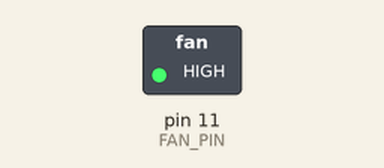
This sketch was run on a simulated Arduino Uno, built with avr-gcc and run on an emulated ATmega328P. Parts: switched loads named in the sketch (green lamp = pin HIGH).

Above: at 1.5 s.
At 4.5 s:
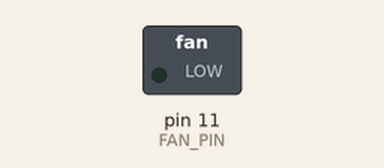
Timing chart, 0 to 7.8 s (numbered marks = the images above):
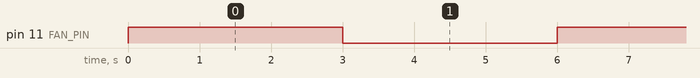

The sketch:

fanModule.ino
```cpp
#define FAN_PIN 11

void setup() {
  pinMode(FAN_PIN, OUTPUT);
}

void loop() {
  digitalWrite(FAN_PIN, HIGH);
  delay(3000);
  digitalWrite(FAN_PIN, LOW);
  delay(3000);
}
```

Measured:
- by itself, pin 11 (FAN_PIN): alternates HIGH for 3.0 s and LOW for 3.0 s
